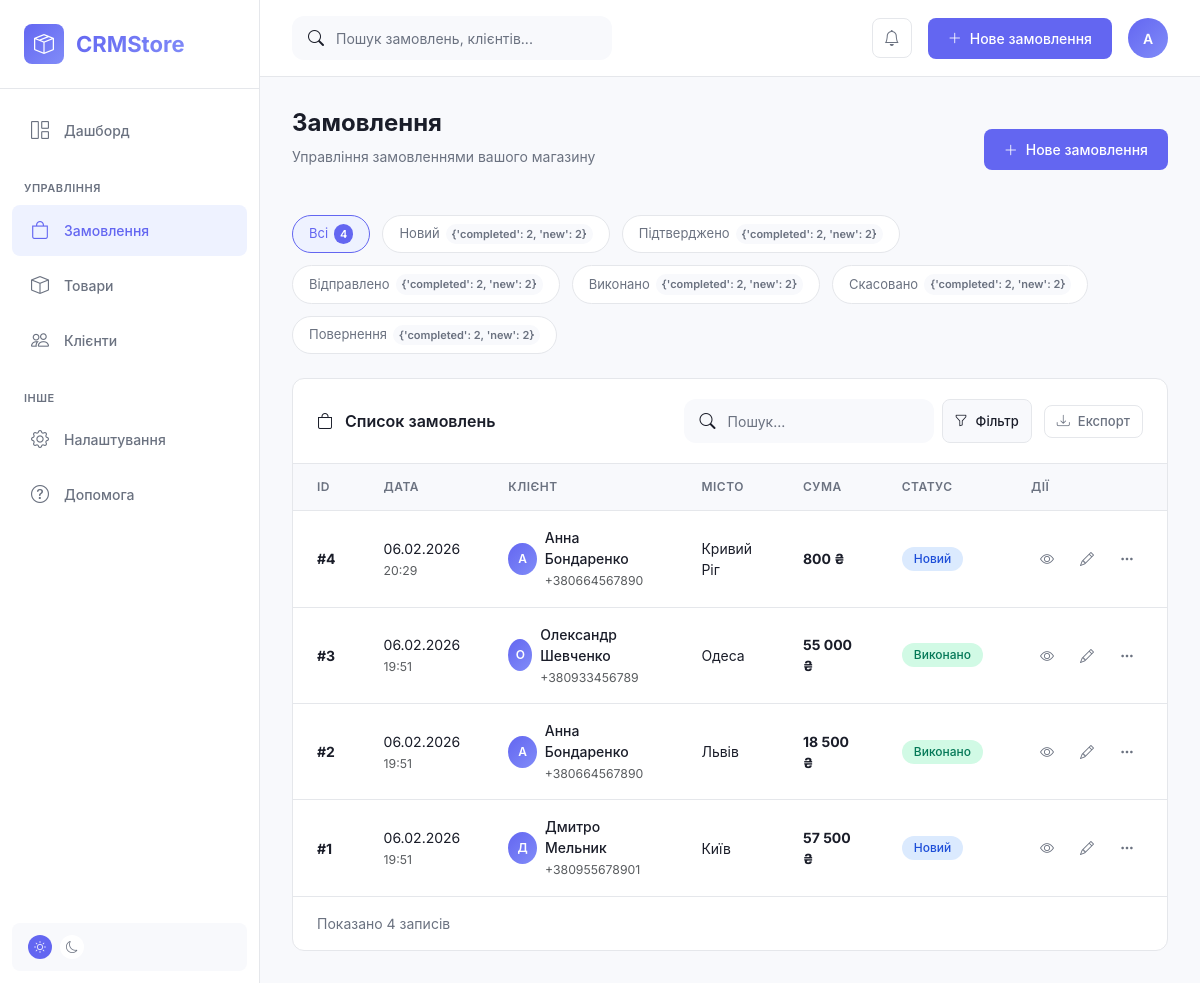
Screenshot of /orders/ with the database file from the repository.
### orders/models.py (models this page shows, shortened)
class Order(models.Model):
    STATUS_CHOICES = [
        ('new', 'Новий'),
        ('confirmed', 'Підтверджено'),
        ('shipped', 'Відправлено'),
        ('completed', 'Виконано'),
        ('canceled', 'Скасовано'),
        ('returned', 'Повернення'),
    ]
    DELIVERY_CHOICES = [
        ('nova_poshta', 'Нова Пошта'),
        ('ukrposhta', 'Укрпошта'),
        ('meest', 'Meest'),
        ('pickup', 'Самовивіз'),
    ]
    PAYMENT_CHOICES = [
        ('cod', 'Накладений платіж'),
        ('prepaid', 'Передплата'),
        ('partial', 'Часткова передплата'),
    ]
    customer = models.ForeignKey(
        Customer,
        on_delete=models.PROTECT,
        related_name='orders',
        verbose_name='Клієнт'
    )
    status = models.CharField(
        'Статус',
        max_length=20,
        choices=STATUS_CHOICES,
        default='new'
    )
    delivery_service = models.CharField(
        'Служба доставки',
        max_length=20,
        choices=DELIVERY_CHOICES,
        default='nova_poshta'
    )
    city = models.CharField('Місто', max_length=100)
    warehouse = models.CharField('Відділення', max_length=255, blank=True)
    ttn = models.CharField('ТТН', max_length=50, blank=True)
    payment_type = models.CharField(
        'Тип оплати',
        max_length=20,
        choices=PAYMENT_CHOICES,
        default='cod'
    )
    prepayment = models.DecimalField(
        'Передплата',
        max_digits=10,
        decimal_places=2,
        default=Decimal('0.00'),
        validators=[MinValueValidator(Decimal('0.00'))]
    )
    seller_expenses = models.DecimalField(
        'Витрати продавця',
        max_digits=10,
        decimal_places=2,
        default=Decimal('0.00'),
        validators=[MinValueValidator(Decimal('0.00'))],
        help_text='Додаткові витрати (пакування, доставка тощо)'
    )
    notes = models.TextField('Примітки', blank=True)
    created_at = models.DateTimeField('Створено', auto_now_add=True)
    updated_at = models.DateTimeField('Оновлено', auto_now=True)
    class Meta:
        verbose_name = 'Замовлення'
        verbose_name_plural = 'Замовлення'
        ordering = ['-created_at']
    def get_total_cost(self):
        total = sum(item.get_cost() for item in self.items.all())
        return total

class Customer(models.Model):
    SOURCE_CHOICES = [
        ('instagram', 'Instagram'),
        ('facebook', 'Facebook'),
        ('olx', 'OLX'),
        ('rozetka', 'Rozetka'),
        ('website', 'Сайт'),
        ('referral', 'Рекомендація'),
        ('other', 'Інше'),
    ]
    full_name = models.CharField('ПІБ', max_length=255)
    phone = models.CharField('Телефон', max_length=20)
    email = models.EmailField('Email', blank=True, null=True)
    source = models.CharField(
        'Джерело',
        max_length=20,
        choices=SOURCE_CHOICES,
        default='other'
    )
    notes = models.TextField('Примітки', blank=True)
    created_at = models.DateTimeField('Створено', auto_now_add=True)
    class Meta:
        verbose_name = 'Клієнт'
        verbose_name_plural = 'Клієнти'
        ordering = ['-created_at']

class OrderItem(models.Model):
    order = models.ForeignKey(
        Order,
        on_delete=models.CASCADE,
        related_name='items',
        verbose_name='Замовлення'
    )
    product = models.ForeignKey(
        Product,
        on_delete=models.PROTECT,
        related_name='order_items',
        verbose_name='Товар'
    )
    quantity = models.PositiveIntegerField(
        'Кількість',
        default=1,
        validators=[MinValueValidator(1)]
    )
    price = models.DecimalField(
        'Ціна за одиницю',
        max_digits=10,
        decimal_places=2,
        help_text='Фіксована ціна на момент замовлення'
    )
    class Meta:
        verbose_name = 'Товар замовлення'
        verbose_name_plural = 'Товари замовлення'
    def get_cost(self):
        return self.price * self.quantity

### orders/views.py (the view, shortened to what this page needs)
# urls.py: path('orders/', views.order_list, name='order_list'),
def order_list(request):
    orders = Order.objects.select_related('customer').prefetch_related('items').all()
    status_filter = request.GET.get('status', '')
    if status_filter:
        orders = orders.filter(status=status_filter)
    date_filter = request.GET.get('date', '')
    if date_filter:
        orders = orders.filter(created_at__date=date_filter)
    search = request.GET.get('search', '')
    status_counts = Order.objects.values('status').annotate(count=Count('id'))
    status_dict = {item['status']: item['count'] for item in status_counts}
    context = {
        'orders': orders,
        'status_filter': status_filter,
        'date_filter': date_filter,
        'search': search,
        'status_choices': Order.STATUS_CHOICES,
        'status_counts': status_dict,
        'total_orders': Order.objects.count(),
    }
    return render(request, 'orders/order_list.html', context)

### templates/orders/order_list.html (shortened to what this page needs)
{% extends 'base.html' %}
{% load humanize %}
{% block content %}
<div class="page-header d-flex justify-content-between align-items-center mb-4">
    <div>
        <h1 class="page-title">Замовлення</h1>
        <p class="page-subtitle">Управління замовленнями вашого магазину</p>
    </div>
    <a href="{% url 'order_create' %}" class="btn btn-primary">
        <i class="bi bi-plus-lg"></i>
        Нове замовлення
    </a>
</div>
<div class="filter-bar mb-4">
    <a href="{% url 'order_list' %}" class="filter-pill {% if not status_filter %}active{% endif %}">
        Всі
        <span class="count">{{ total_orders }}</span>
    </a>
    {% for status_code, status_name in status_choices %}
    <a href="{% url 'order_list' %}?status={{ status_code }}"
        class="filter-pill {% if status_filter == status_code %}active{% endif %}">
        {{ status_name }}
        <span class="count">{{ status_counts|default_if_none:0 }}</span>
    </a>
    {% endfor %}
</div>
<div class="table-container">
    <div class="table-header">
        <div class="table-title">
            <i class="bi bi-bag me-2"></i>
            Список замовлень
        </div>
        <div class="table-actions">
            <form method="GET" action="{% url 'order_list' %}" class="d-flex gap-2">
                <div class="header-search" style="width: 250px;">
                    <i class="bi bi-search"></i>
                    <input type="text" name="search" value="{{ search }}" placeholder="Пошук...">
                </div>
                <button type="submit" class="btn btn-secondary btn-sm">
                    <i class="bi bi-funnel"></i>
                    Фільтр
                </button>
            </form>
            <button class="btn btn-outline btn-sm">
                <i class="bi bi-download"></i>
                Експорт
            </button>
        </div>
    </div>
    {% if orders %}
    <table class="data-table">
        <thead>
            <tr>
                <th>ID</th>
                <th>Дата</th>
                <th>Клієнт</th>
                <th>Місто</th>
                <th>Сума</th>
                <th>Статус</th>
                <th>Дії</th>
            </tr>
        </thead>
        <tbody>
            {% for order in orders %}
            <tr>
                <td>
                    <strong>#{{ order.pk }}</strong>
                </td>
                <td>
                    <div>{{ order.created_at|date:"d.m.Y" }}</div>
                    <small class="text-muted">{{ order.created_at|time:"H:i" }}</small>
                </td>
                <td>
                    <div class="d-flex align-items-center gap-2">
                        <div class="user-avatar" style="width: 32px; height: 32px; font-size: 12px;">
                            {{ order.customer.full_name|slice:":1"|upper }}
                        </div>
                        <div>
                            <div class="fw-medium">{{ order.customer.full_name|truncatechars:25 }}</div>
                            <small class="text-muted">{{ order.customer.phone }}</small>
                        </div>
                    </div>
                </td>
                <td>{{ order.city }}</td>
                <td>
                    <strong>{{ order.get_total_cost|floatformat:0|intcomma }} ₴</strong>
                </td>
                <td>
                    <span class="badge badge-{{ order.status }}">
                        {{ order.get_status_display }}
                    </span>
                </td>
                <td>
                    <div class="action-buttons">
                        <a href="{% url 'order_detail' order.pk %}" class="action-btn" title="Переглянути">
                            <i class="bi bi-eye"></i>
                        </a>
                        <a href="{% url 'order_update' order.pk %}" class="action-btn" title="Редагувати">
                            <i class="bi bi-pencil"></i>
                        </a>
                        <button class="action-btn" title="Більше">
                            <i class="bi bi-three-dots"></i>
                        </button>
                    </div>
                </td>
            </tr>
            {% endfor %}
        </tbody>
    </table>
    <div class="pagination-wrapper">
        <div class="pagination-info">
            Показано {{ orders|length }} записів
        </div>
    </div>
    {% endif %}
</div>
{% endblock %}

### rows the page displays
Order: pk "4", created_at "06.02.2026", created_at "20:29", customer.full_name "А", customer.full_name "Анна Бондаренко", customer.phone "+380664567890", city "Кривий Ріг", get_total_cost "800", status "Новий"
Order: pk "3", created_at "06.02.2026", created_at "19:51", customer.full_name "О", customer.full_name "Олександр Шевченко", customer.phone "+380933456789", city "Одеса", get_total_cost "55 000", status "Виконано"
Order: pk "2", created_at "06.02.2026", created_at "19:51", customer.full_name "А", customer.full_name "Анна Бондаренко", customer.phone "+380664567890", city "Львів", get_total_cost "18 500", status "Виконано"
Order: pk "1", created_at "06.02.2026", created_at "19:51", customer.full_name "Д", customer.full_name "Дмитро Мельник", customer.phone "+380955678901", city "Київ", get_total_cost "57 500", status "Новий"

### other values shown
{{ total_orders }} "4"
{{ status_name }} "Новий" "Підтверджено" "Відправлено" "Виконано" "Скасовано" "Повернення"
{{ status_counts|default_if_none:0 }} "{'completed': 2, 'new': 2}" "{'completed': 2, 'new': 2}" "{'completed': 2, 'new': 2}" "{'completed': 2, 'new': 2}" "{'completed': 2, 'new': 2}" "{'completed': 2, 'new': 2}"
{{ orders|length }} "4"
